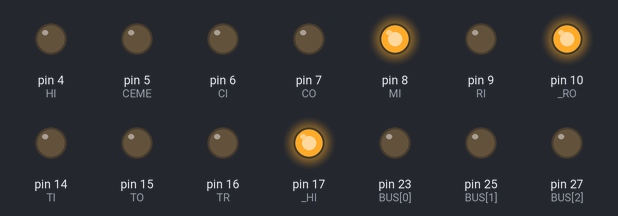
Bench run of a sketch on a simulated Arduino Mega 2560, built with avr-gcc and run on an emulated ATmega2560. Parts: output pins drawn as LEDs (lit = HIGH). Pins used as bus, display or sensor lines are not drawn; what the sketch prints to the serial monitor is not drawn.

Above: at 0.1 s.
At 1.1 s:
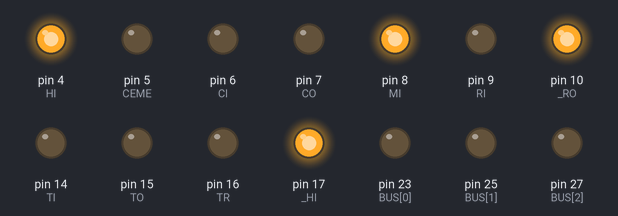
At 3.1 s:
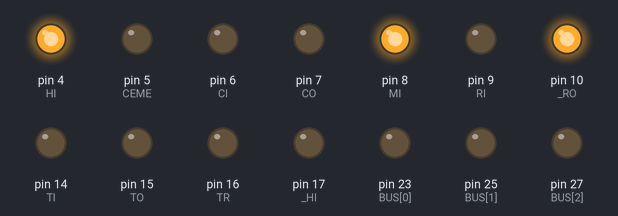
At 4.1 s:
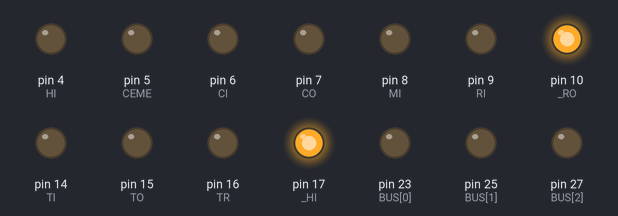
Timing chart, 0 to 5.6 s (numbered marks = the images above):
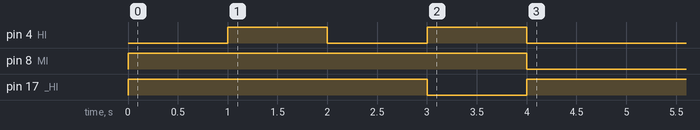

The sketch:

part8_Memory_RAM.ino
```cpp
const char BUS[]={23,25,27,29,31,33,35,37};
const char ADD[]={22,24,26,28,30,32,34,36,38,40,42,44,46,48,50,52};

#define CLK 2
#define CLK_in 3
#define HI 4
#define CEME 5
#define CI 6
#define CO 7
#define MI 8
#define RI 9
#define _RO 10
#define FLN 11
#define FLZ 12
#define FLC 13
#define TI 14
#define TO 15
#define TR 16
#define _HI 17
#define RX 18
#define TX 19
#define manual_clock 20
#define _RST 21
#define _AI 39
#define _AO 41
#define _BI 43
#define _BO 45
#define EC 47
#define ES 49
#define _EO 51
#define _IC 53
#define A0 A0
#define A1 A1
#define A2 A2
#define A3 A3
#define A4 A4
#define A5 A5
#define A6 A6
#define A7 A7
#define B0 A8
#define B1 A0
#define B2 A10
#define B3 A11
#define B4 A12
#define B5 A13
#define B6 A14
#define B7 A15

void reset_pins(){
    set_bus_pins_input();
    set_add_pins_input();
    pinMode(CLK,OUTPUT);
    pinMode(CLK_in,INPUT);
    pinMode(HI,OUTPUT);
    pinMode(CEME,OUTPUT);
    pinMode(CI,OUTPUT);
    pinMode(CO,OUTPUT);
    pinMode(MI,OUTPUT);
    pinMode(RI,OUTPUT);
    pinMode(_RO,OUTPUT);
    pinMode(FLN,INPUT);
    pinMode(FLZ,INPUT);
    pinMode(FLC,INPUT);
    pinMode(TI,OUTPUT);
    pinMode(TO,OUTPUT);
    pinMode(TR,OUTPUT);
    pinMode(_HI,OUTPUT);
    pinMode(RX,INPUT);
    pinMode(TX,INPUT);
    pinMode(manual_clock,INPUT);
    pinMode(_RST,OUTPUT);
    pinMode(_AI,OUTPUT);
    pinMode(_AO,OUTPUT);
    pinMode(_BI,OUTPUT);
    pinMode(_BO,OUTPUT);
    pinMode(EC,OUTPUT);
    pinMode(ES,OUTPUT);
    pinMode(_EO,OUTPUT);
    pinMode(_IC,OUTPUT);
    pinMode(A0,INPUT);
    pinMode(A1,INPUT);
    pinMode(A2,INPUT);
    pinMode(A3,INPUT);
    pinMode(A4,INPUT);
    pinMode(A5,INPUT);
    pinMode(A6,INPUT);
    pinMode(A7,INPUT);
    pinMode(B1,INPUT);
    pinMode(B2,INPUT);
    pinMode(B3,INPUT);
    pinMode(B4,INPUT);
    pinMode(B5,INPUT);
    pinMode(B6,INPUT);
    pinMode(B7,INPUT);

    digitalWrite(CLK, LOW);
    digitalWrite(HI, LOW);
    digitalWrite(CEME, LOW);
    digitalWrite(CI, LOW);
    digitalWrite(CO, LOW);
    digitalWrite(MI, LOW);
    digitalWrite(RI, LOW);
    digitalWrite(_RO, HIGH);
    digitalWrite(TI, LOW);
    digitalWrite(TO, LOW);
    digitalWrite(TR, LOW);
    digitalWrite(_HI, HIGH);
    digitalWrite(_RST, HIGH);
    digitalWrite(_AI, HIGH);
    digitalWrite(_AO, HIGH);
    digitalWrite(_BI, HIGH);
    digitalWrite(_BO, HIGH);
    digitalWrite(EC, LOW);
    digitalWrite(ES, LOW);
    digitalWrite(_EO, HIGH);
    digitalWrite(_IC, HIGH);
}

void set_bus_pins_input(){
  for (int i = 0 ; i < 8; ++i) {
       pinMode(BUS [i], INPUT);
    }
}

void set_bus_pins_output(){
  for (int i = 0 ; i < 8; ++i) {
       pinMode(BUS [i], OUTPUT);
    }
}

void set_add_pins_input(){
  for (int i = 0 ; i < 16; ++i) {
       pinMode(ADD [i], INPUT);
    }
}

void set_add_pins_output(){
  for (int i = 0 ; i < 16; ++i) {
       pinMode(ADD [i], OUTPUT);
    }
}

//##################  Module Test Functions ######################

int dt=1000;  //delay time in Miliseconds
int ct=1000; //Clock time in Miliseconds

void setup() {
  Serial.begin(115200);
  reset_pins();
  reset_MAR();
  set_MAR(0);                   // SET Memory Address Register to the x value
  //step_MAR(32);               // Step Memory Address Register, x is number of steps
  //populate_RAM(0,16,255);     // (x,y,z) Write z (8bit value) to ram starting from address x, y is number of steps
  //step_MAR_read_RAM(1024);    // Step Memory Address Register by x and read RAM content on the BUS for each step

}

void loop() {
  //manual_pulse_clock();
}

void reset_MAR(){
  Serial.println("Reseting MAR");
  //reset BUS value to 0
  set_bus_pins_output();
  write_to_bus(0);
  //reset LSB of MAR to BUS value of 0
  digitalWrite(MI, HIGH);
  pulse_clock(ct);
  digitalWrite(MI, LOW);
  //reset MSB of MAR to BUS value of 0
  digitalWrite(HI, HIGH);
  digitalWrite(MI, HIGH);
  pulse_clock(ct);
  digitalWrite(MI, LOW);
  digitalWrite(HI, LOW);
  set_bus_pins_input();
 }

void set_MAR(unsigned int value){
  set_bus_pins_output();
  int high_byte=value/256;
  int low_byte=value%256;
  // Set low_byte
  word mask_bit = 1;
     for (int i = 0 ; i < 8; ++i) {
       digitalWrite(BUS [i],  !!(low_byte & mask_bit));
       mask_bit<<=1;
  }
  digitalWrite(_HI, HIGH);
  digitalWrite(HI, LOW);
  digitalWrite(MI, HIGH);
  pulse_clock(ct);
  digitalWrite(MI, LOW);

  // Set high_byte
  mask_bit = 1;
     for (int i = 0 ; i < 8; ++i) {
       digitalWrite(BUS [i],  !!(high_byte & mask_bit));
       mask_bit<<=1;
  }
  digitalWrite(_HI, LOW);
  digitalWrite(HI, HIGH);
  digitalWrite(MI, HIGH);
  pulse_clock(ct);
  digitalWrite(MI, LOW);
  digitalWrite(_HI, HIGH);
  digitalWrite(HI, LOW);
  set_bus_pins_input();
}


void step_MAR(unsigned int steps){
  Serial.println("Stepping MAR and reading address lines");
  digitalWrite(CEME, HIGH);
  //Pulse the clock and read the Address lines
  for (int i=0; i<steps; i+=1){
    char output[64];
    unsigned int address =0;
    for (int n=15;n>=0;n-=1){
      int bit = digitalRead(ADD[n]) ? 1 : 0;
      address = (address << 1) + bit;
    }
    serial_print_binary(address);
    sprintf(output, "    %04x   %5u", address,address);
    Serial.println(output);
    pulse_clock(ct);
    delay(dt);
  }
  digitalWrite(CEME, LOW);
}


void step_MAR_read_RAM(unsigned int steps){
  Serial.println("Stepping MAR and reading address lines and RAM Data");
  digitalWrite(CEME, HIGH);
 for (int i=0; i<steps; i+=1){
  char output[64];
  unsigned int address =0;
  digitalWrite(_RO, LOW);
  unsigned int memory_data=read_bus();
  delay(dt);
  digitalWrite(_RO, HIGH);
  for (int n=15;n>=0;n-=1){
    int bit = digitalRead(ADD[n]) ? 1 : 0;
    address = (address << 1) + bit;
  }
  serial_print_binary(address);
  sprintf(output, "    %04x   %5u  DATA->  %02x    %3u", address,address,memory_data,memory_data);
  Serial.println(output);
  pulse_clock(ct);
  delay(dt);
  }
  digitalWrite(CEME, LOW);
}

void populate_RAM(unsigned int start_address, unsigned int steps, unsigned int value){
  Serial.println("Writing to RAM ...");
  unsigned int first_memory_address=start_address+32768;
  unsigned int last_memory_address=first_memory_address+steps;
  for (int j=first_memory_address; j<last_memory_address; j+=1){
    set_MAR(j);
    set_bus_pins_output();
    write_to_bus(value);
    digitalWrite(RI, HIGH);
    pulse_clock(ct);
    digitalWrite(RI, LOW);
  }
  set_bus_pins_input();
  set_MAR(first_memory_address);
  Serial.println("Writing to RAM Completed!");
}

void pulse_clock(int clock_delay){
   digitalWrite(CLK, HIGH);
   delay(clock_delay);
   digitalWrite(CLK, LOW);
}


void write_to_bus(int value){
  set_bus_pins_output();
  word mask_bit = 1;
  for (int i = 0 ; i < 8; ++i) {
  digitalWrite(BUS [i],  !!(value & mask_bit));
  mask_bit<<=1;
  }
}
unsigned int read_bus(){
  char output[64];
  unsigned int data =0;
  for (int n=7;n>=0;n-=1){
    int bit = digitalRead(BUS[n]) ? 1 : 0;
    data = (data << 1) + bit;
  }
  return data;
}

int serial_print_binary(int n)
{
    for (int i = 15; i >= 0; i--) {
        int k = n >> i;
        if (k & 1)
            Serial.print("1");
        else
            Serial.print("0");
    }
}
```
